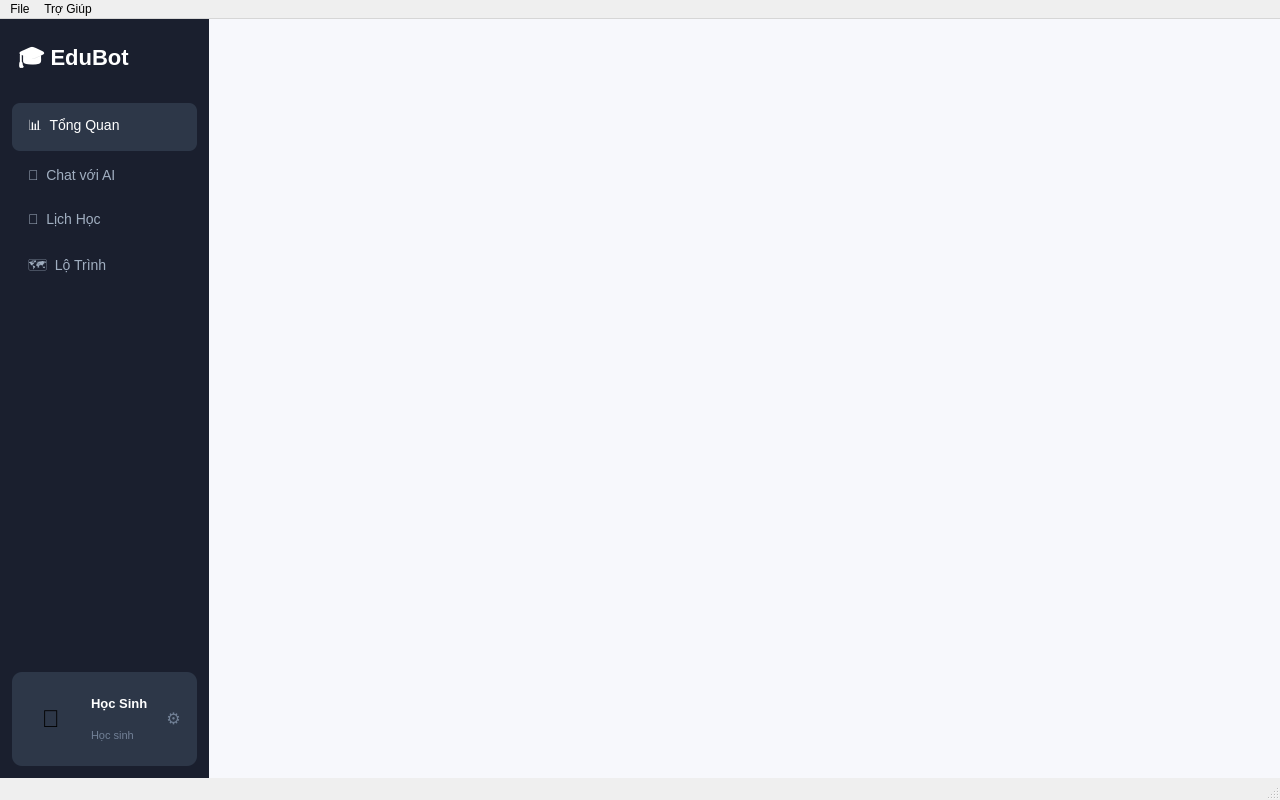
<?xml version="1.0" encoding="UTF-8"?>
<ui version="4.0">
 <class>MainWindow</class>
 <widget class="QMainWindow" name="MainWindow">
  <property name="geometry">
   <rect>
    <x>0</x>
    <y>0</y>
    <width>1280</width>
    <height>800</height>
   </rect>
  </property>
  <property name="windowTitle">
   <string>EduBot - Chatbot Hỗ Trợ Học Tập</string>
  </property>
  <property name="minimumSize">
   <size>
    <width>1100</width>
    <height>700</height>
   </size>
  </property>
  <widget class="QWidget" name="centralwidget">
   <layout class="QHBoxLayout" name="mainLayout">
    <property name="spacing">
     <number>0</number>
    </property>
    <property name="leftMargin">
  <number>0</number>
 </property>
 <property name="topMargin">
  <number>0</number>
 </property>
 <property name="rightMargin">
  <number>0</number>
 </property>
 <property name="bottomMargin">
  <number>0</number>
 </property>
    <!-- Sidebar Navigation -->
    <item>
     <widget class="QWidget" name="sidebar">
      <property name="minimumWidth">
       <number>220</number>
      </property>
      <property name="maximumWidth">
       <number>220</number>
      </property>
      <property name="styleSheet">
       <string>
        QWidget#sidebar {
          background-color: #1a1f2e;
        }
       </string>
      </property>
      <layout class="QVBoxLayout" name="sidebarLayout">
       <property name="spacing">
        <number>4</number>
       </property>
       <property name="leftMargin">
  <number>12</number>
 </property>
 <property name="topMargin">
  <number>12</number>
 </property>
 <property name="rightMargin">
  <number>12</number>
 </property>
 <property name="bottomMargin">
  <number>12</number>
 </property>
       <!-- Logo -->
       <item>
        <widget class="QLabel" name="logoLabel">
         <property name="text">
          <string>🎓 EduBot</string>
         </property>
         <property name="styleSheet">
          <string>
           QLabel {
             color: #ffffff;
             font-size: 22px;
             font-weight: bold;
             padding: 10px 0px 20px 0px;
           }
          </string>
         </property>
        </widget>
       </item>
       <!-- Nav Buttons -->
       <item>
        <widget class="QPushButton" name="btnDashboard">
         <property name="text">
          <string>📊  Tổng Quan</string>
         </property>
         <property name="checkable">
          <bool>true</bool>
         </property>
         <property name="checked">
          <bool>true</bool>
         </property>
         <property name="styleSheet">
          <string>
           QPushButton {
             background-color: transparent;
             color: #a0aec0;
             border: none;
             border-radius: 8px;
             padding: 12px 16px;
             text-align: left;
             font-size: 14px;
           }
           QPushButton:checked, QPushButton:hover {
             background-color: #2d3748;
             color: #ffffff;
           }
          </string>
         </property>
        </widget>
       </item>
       <item>
        <widget class="QPushButton" name="btnChat">
         <property name="text">
          <string>💬  Chat với AI</string>
         </property>
         <property name="checkable">
          <bool>true</bool>
         </property>
         <property name="styleSheet">
          <string>
           QPushButton {
             background-color: transparent;
             color: #a0aec0;
             border: none;
             border-radius: 8px;
             padding: 12px 16px;
             text-align: left;
             font-size: 14px;
           }
           QPushButton:checked, QPushButton:hover {
             background-color: #2d3748;
             color: #ffffff;
           }
          </string>
         </property>
        </widget>
       </item>
       <item>
        <widget class="QPushButton" name="btnPlanner">
         <property name="text">
          <string>📅  Lịch Học</string>
         </property>
         <property name="checkable">
          <bool>true</bool>
         </property>
         <property name="styleSheet">
          <string>
           QPushButton {
             background-color: transparent;
             color: #a0aec0;
             border: none;
             border-radius: 8px;
             padding: 12px 16px;
             text-align: left;
             font-size: 14px;
           }
           QPushButton:checked, QPushButton:hover {
             background-color: #2d3748;
             color: #ffffff;
           }
          </string>
         </property>
        </widget>
       </item>
       <item>
        <widget class="QPushButton" name="btnRoadmap">
         <property name="text">
          <string>🗺️  Lộ Trình</string>
         </property>
         <property name="checkable">
          <bool>true</bool>
         </property>
         <property name="styleSheet">
          <string>
           QPushButton {
             background-color: transparent;
             color: #a0aec0;
             border: none;
             border-radius: 8px;
             padding: 12px 16px;
             text-align: left;
             font-size: 14px;
           }
           QPushButton:checked, QPushButton:hover {
             background-color: #2d3748;
             color: #ffffff;
           }
          </string>
         </property>
        </widget>
       </item>
       <!-- Spacer -->
       <item>
        <spacer name="sidebarSpacer">
   <property name="sizeHint" stdset="0">
    <size>
     <width>0</width>
     <height>0</height>
    </size>
   </property>
         <property name="orientation">
          <enum>Qt::Vertical</enum>
         </property>
        </spacer>
       </item>
       <!-- User Profile -->
       <item>
        <widget class="QFrame" name="userFrame">
         <property name="styleSheet">
          <string>
           QFrame {
             background-color: #2d3748;
             border-radius: 10px;
             padding: 8px;
           }
          </string>
         </property>
         <layout class="QHBoxLayout" name="userLayout">
          <property name="leftMargin">
  <number>8</number>
 </property>
 <property name="topMargin">
  <number>8</number>
 </property>
 <property name="rightMargin">
  <number>8</number>
 </property>
 <property name="bottomMargin">
  <number>8</number>
 </property>
          <item>
           <widget class="QLabel" name="avatarLabel">
            <property name="text">
             <string>👤</string>
            </property>
            <property name="styleSheet">
             <string>font-size: 24px;</string>
            </property>
           </widget>
          </item>
          <item>
           <layout class="QVBoxLayout">
            <property name="spacing">
             <number>2</number>
            </property>
            <item>
             <widget class="QLabel" name="userNameLabel">
              <property name="text">
               <string>Học Sinh</string>
              </property>
              <property name="styleSheet">
               <string>color: #ffffff; font-size: 13px; font-weight: bold;</string>
              </property>
             </widget>
            </item>
            <item>
             <widget class="QLabel" name="userRoleLabel">
              <property name="text">
               <string>Học sinh</string>
              </property>
              <property name="styleSheet">
               <string>color: #718096; font-size: 11px;</string>
              </property>
             </widget>
            </item>
           </layout>
          </item>
          <item>
           <widget class="QPushButton" name="btnSettings">
            <property name="text">
             <string>⚙</string>
            </property>
            <property name="styleSheet">
             <string>
              QPushButton {
                background: transparent;
                border: none;
                color: #718096;
                font-size: 16px;
              }
              QPushButton:hover { color: #ffffff; }
             </string>
            </property>
           </widget>
          </item>
         </layout>
        </widget>
       </item>
      </layout>
     </widget>
    </item>
    <!-- Main Content Stack -->
    <item>
     <widget class="QStackedWidget" name="stackedWidget">
      <property name="styleSheet">
       <string>background-color: #f7f8fc;</string>
      </property>
     </widget>
    </item>
   </layout>
  </widget>
  <widget class="QMenuBar" name="menubar">
   <property name="geometry">
    <rect>
     <x>0</x>
     <y>0</y>
     <width>1280</width>
     <height>24</height>
    </rect>
   </property>
   <widget class="QMenu" name="menuFile">
    <property name="title">
     <string>File</string>
    </property>
    <addaction name="actionNewChat"/>
    <addaction name="actionExport"/>
    <addaction name="separator"/>
    <addaction name="actionExit"/>
   </widget>
   <widget class="QMenu" name="menuHelp">
    <property name="title">
     <string>Trợ Giúp</string>
    </property>
    <addaction name="actionAbout"/>
   </widget>
   <addaction name="menuFile"/>
   <addaction name="menuHelp"/>
  </widget>
  <widget class="QStatusBar" name="statusbar"/>
  <action name="actionNewChat">
   <property name="text">
    <string>Chat Mới</string>
   </property>
  </action>
  <action name="actionExport">
   <property name="text">
    <string>Xuất Lịch Sử</string>
   </property>
  </action>
  <action name="actionExit">
   <property name="text">
    <string>Thoát</string>
   </property>
  </action>
  <action name="actionAbout">
   <property name="text">
    <string>Giới Thiệu</string>
   </property>
  </action>
 </widget>
 <resources/>
 <connections/>
</ui>
